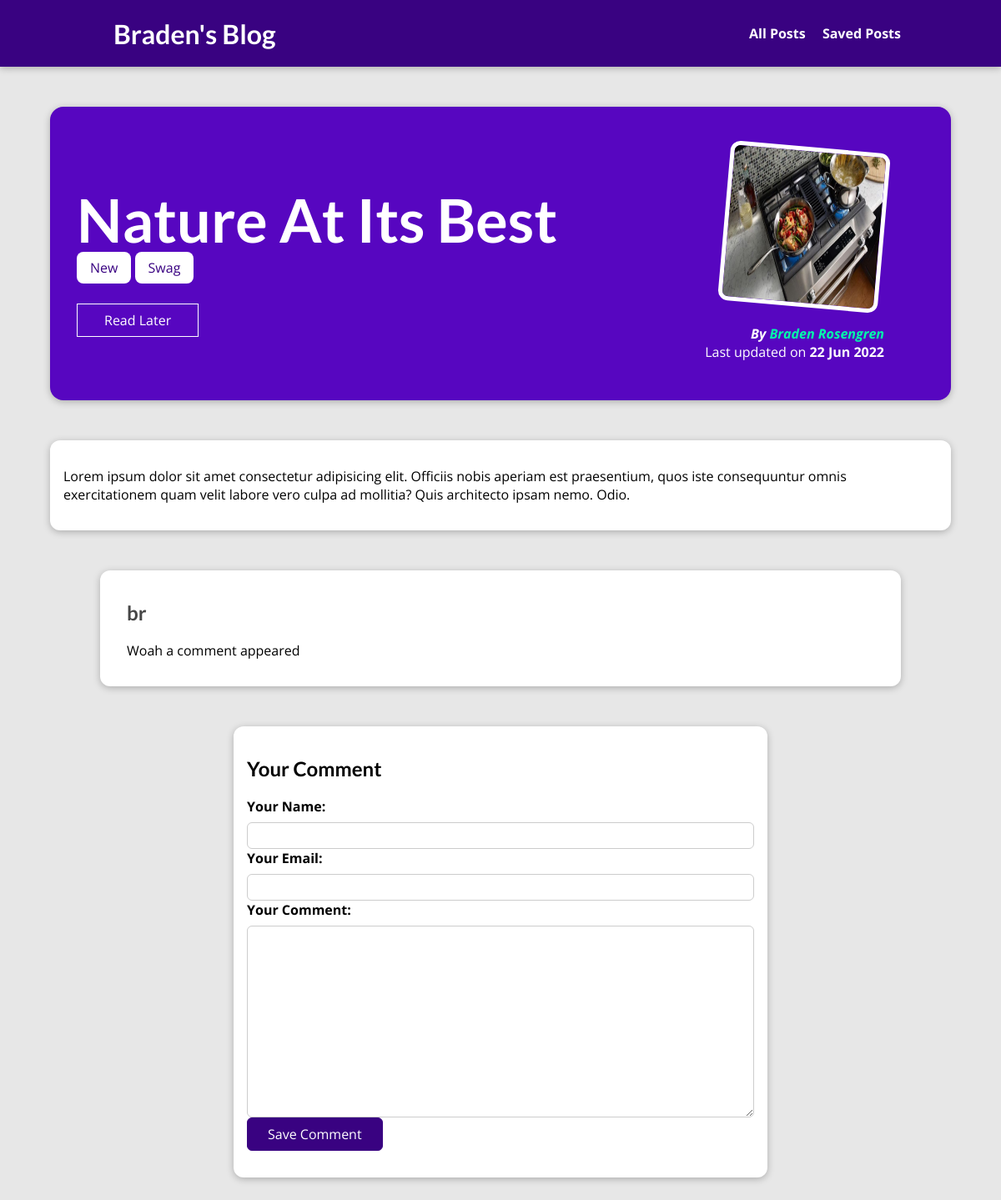
Page /posts/nature-at-its-best on the earlier database version.
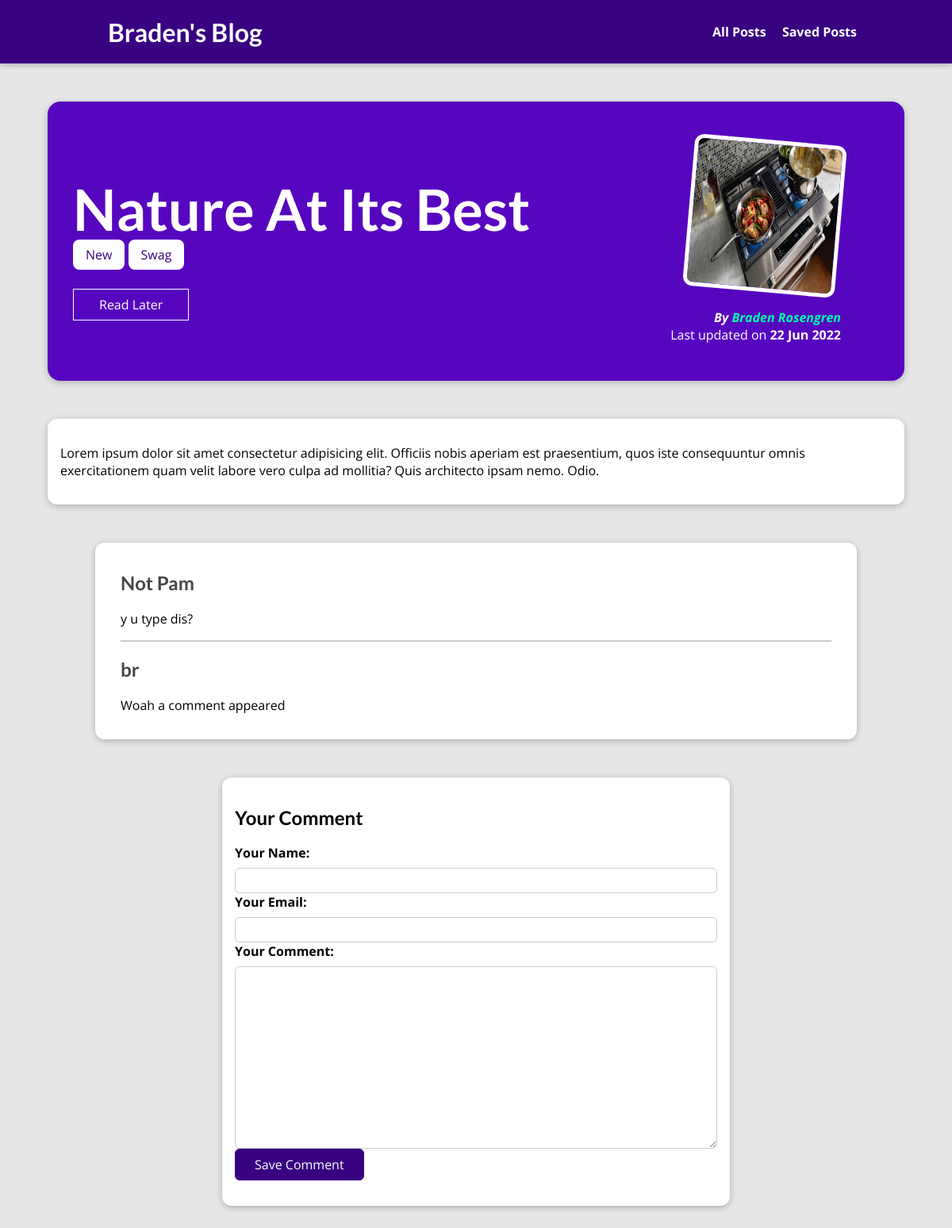
Same page on the later database version.
### blog/models.py (models this page shows, shortened)
class Post(models.Model):
    title               = models.CharField(max_length=128, null=False)
    excerpt             = models.CharField(max_length=256, null=False)
    image               = models.ImageField(upload_to="posts", null=True)
    date_created        = models.DateTimeField(auto_now_add=True)
    date_last_modified  = models.DateTimeField(auto_now=True)
    slug                = models.SlugField(unique=True, db_index=True)
    content             = models.TextField(validators=[MinLengthValidator(16)])
    author              = models.ForeignKey(Author, on_delete=models.SET_NULL, null=True, related_name="posts")
    tags                = models.ManyToManyField(Tag, related_name="posts")

class Tag(models.Model):
    tag = models.CharField(max_length=32)

class Author(models.Model):
    first_name      = models.CharField(max_length=64)
    last_name       = models.CharField(max_length=128)
    email_address   = models.EmailField(max_length=128)
    def full_name(self):
        return f"{self.first_name} {self.last_name}"
    def __str__(self):
        return self.full_name()

class Comment(models.Model):
    user_name   = models.CharField(max_length=64)
    user_email  = models.EmailField(max_length=128)
    text        = models.TextField(max_length=1024)
    post        = models.ForeignKey(Post, on_delete=models.CASCADE, related_name="comments")

### blog/views.py (the view)
# urls.py: path("posts/<slug:slug>", views.SinglePostView.as_view(), name="post-detail-page"),
class SinglePostView(View):
    template_name = "blog/post-detail.html"
    model = Post
    def is_post_stored(self, request, post_id):
        stored_posts = request.session.get("stored_posts")
        if stored_posts is not None:
            is_saved_for_later = post_id in stored_posts
        else:
            is_saved_for_later = False
        return is_saved_for_later
    def get(self, request, slug):
        post = Post.objects.get(slug=slug)
        context = {
            "post": post,
            "post_tags":post.tags.all(),
            "comment_form":CommentForm(),
            "comments":post.comments.all().order_by("-id"), # type: ignore
            "saved_for_later": self.is_post_stored(request, post.id) # type: ignore
        }
        return render(request, "blog/post-detail.html", context)
    def post(self, request, slug):
        comment_form  = CommentForm(request.POST)
        post = Post.objects.get(slug=slug)
        if comment_form.is_valid():
            comment = comment_form.save(commit=False)
            comment.post = post
            comment.save()
            return HttpResponseRedirect(reverse("post-detail-page", args=[slug]))
        context = {
            "post": post,
            "post_tags":post.tags.all(),
            "comment_form": comment_form,
            "comments":post.comments.all().order_by("-id"), # type: ignore
            "saved_for_later": self.is_post_stored(request, post.id)  # type: ignore
        }
        return render(request, "blog/post-detail.html", context)

### blog/forms.py
class CommentForm(forms.ModelForm):
	class Meta:
		model = Comment
		exclude = ["post"]
		labels = {
			"user_name": "Your Name",
			"user_email": "Your Email",
			"text": "Your Comment",
		}

### blog/templates/blog/post-detail.html (shortened to what this page needs)
{% extends "base.html" %}
{% load static %}
{% block css_files %}
    <link rel="stylesheet" href="{% static "blog/post-detail.css" %}" />
{% endblock %}
{% block content %}
    <section id="summary">
        <h2>{{post.title}}</h2>
        <div>
            {% for tag in post.tags.all %}
                <span class=tag>{{ tag.tag }}</span>
            {% endfor %}
        </div>
        <div id="read-later">
            <form action="{% url "read-later" %}" method="POST">
                <button>
                    {% if saved_for_later %}
                        Remove from Read Later
                    {% else %}
                        Read Later
                    {% endif %}
                </button>
            </form>
        </div>
        <article>
            <img src="{{ post.image.url }}" alt={{post.title}} />
            <address>By <a href="mailto:{{post.author.email_address}}">{{ post.author|title }}</a></address>
            <div>
                Last updated on <time>{{ post.date_last_modified|date:"d M Y" }}</time>
            </div>
        </article>
    </section>
    <main>
        {{ post.content|linebreaks }}
    </main>
    <section id="comments">
        {% if comments %}
        <ul>
            {% for comment in comments %}
            <li>
                <h2>{{ comment.user_name }}</h2>
                <p>{{ comment.text | linebreaks }}</p>
            </li>
            {% endfor %}
        </ul>
        {% else %}
        <h2>No comments yet</h2>
        {% endif %}
    </section>
    <section id="comment-form">
        <h2>Your Comment</h2>
        <form action="{% url "post-detail-page" post.slug %}" method="POST">
            {% for form_field in comment_form %}
                <div class="form-control">
                    {{ form_field.label_tag }}
                    {{ form_field }}
            {% endfor %}
            <button>Save Comment</button>
        </form>
    </section>
{% endblock %}

### templates/base.html (shortened to what this page needs)
{% load static %}
<!DOCTYPE html>
<html lang="en">
<head>
    <link rel="stylesheet" href="{% static "app.css" %}">
    {% block css_files %}{% endblock %}
</head>
<body>
    <header id="main-navigation">
        <h1><a href="{% url "starting-page" %}">Braden's Blog</a></h1>
        <nav>
            <a href="{% url "posts-page" %}">All Posts</a>
            <a href="{% url "read-later" %}">Saved Posts</a>
        </nav>
    </header>
    {% block content %}{% endblock %}
</body>
</html>

### static/app.css (style rules this page uses)
* { box-sizing: border-box; }
html { font-family: 'Open Sans', 'Lato', sans-serif; }
body { margin: 0; }
h1, h2, h3 { font-family: 'Lato', sans-serif; font-weight: bold; }
#main-navigation { width: 100%; height: 5rem; display: flex; justify-content: space-between; align-items: center; padding: 0 10%; position: absolute; top: 0; left: 0; }
#main-navigation a { text-decoration: none; color: white; font-weight: bold; margin-left: 1rem; }

### blog/static/blog/post-detail.css (style rules this page uses)
body { background-color: #e7e7e7; }
#main-navigation { background-color: #390281; box-shadow: 0 2px 8px rgba(0, 0, 0, 0.25); }
#summary { margin: 8rem auto 3rem auto; padding: 2rem; width: 90%; max-width: 90rem; border-radius: 16px; background-color: #5706c0; position: relative; box-shadow: 0 2px 8px rgba(0, 0, 0, 0.25); height: 22rem; }
#summary h2 { color: white; font-size: 4.5rem; margin-bottom: 0.25rem; }
#summary article { position: absolute; top: 2rem; right: 3rem; padding: 1rem 2rem; border-radius: 12px; text-align: right; color: white; }
#summary article img { width: 12rem; height: 12rem; border-radius: 12px; transform: rotateZ(5deg); border: 5px solid white; margin-bottom: 1rem; }
#summary address { font-weight: bold; }
#summary a { color:rgb(0, 255, 170); text-decoration: none;; }
#summary time { font-weight: bold; }
main { width: 90%; max-width: 90rem; margin: 3rem auto; background-color: white; padding: 1rem; border-radius: 12px; box-shadow: 0 2px 8px rgba(0, 0, 0, 0.25); }
.tag { background-color: white; color: #390281; padding: 0.5rem 1rem; border-radius: 8px; }
#comment-form { margin: 3rem auto; width: 90%; max-width: 40rem; border-radius: 12px; background-color: white; box-shadow: 0 2px 8px rgba(0, 0, 0, 0.25); padding: 1rem; }
#comment-form button { font: inherit; background-color: #390281; color: white; border: 1px solid #390281; padding: 0.5rem 1.5rem; border-radius: 6px; cursor: pointer; }
.form-control { margin-bottom: 1rem; }
.form-control label { font-weight: bold; margin-bottom: 0.5rem; display: block; }
.form-control input, .form-control textarea { display: block; width: 100%; font: inherit; padding: 0.25rem; border-radius: 6px; border: 1px solid #ccc; }
#comments { margin: 3rem auto; width: 90%; max-width: 60rem; border-radius: 12px; background-color: white; box-shadow: 0 2px 8px rgba(0, 0, 0, 0.25); padding: 1rem 2rem; }
#comments ul { list-style: none; margin: 0; padding: 0; }
#comments li { margin-bottom: 1rem; border-bottom: 2px solid #ccc; }
#comments li:last-of-type { border-bottom: none; }
#comments h2 { color: #464646; }
#read-later { margin: 2rem 0; }
#read-later button { background-color: transparent; border: 1px solid white; padding: .5rem 2rem; font: inherit; color: white; cursor: pointer; }

Differences in the rows shown:
added Comment: user_name "Not Pam", text "y u type dis?"
